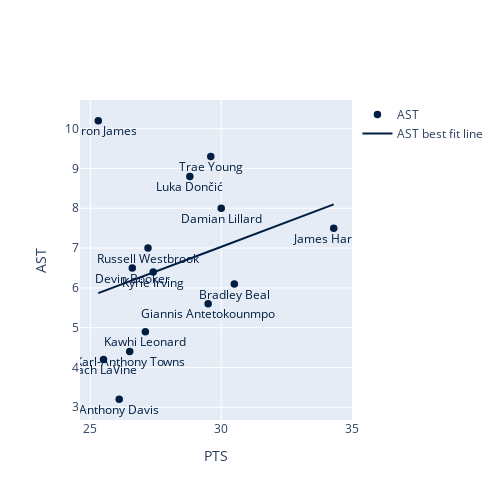

The cell this chart's notebook holds for it:
### Markdown cell above
### Labels (`labels`)

### Code cell
nba.where('PTS', are.above(25)) \
   .scatter('PTS', 'AST',
           labels = 'Player',
           s = 30,
           width = 500,
           height = 500, fit_line = True)

### Figure 1 — Plotly figure (JSON) as saved in the notebook; plotly's stock layout.template omitted (floating-point values rounded to 4 significant figures)
{"data": [{"marker": {"color": "rgb(0,30,66)", "size": 7.5}, "mode": "markers+text", "name": "AST", "text": ["Giannis Antetokounmpo", "Bradley Beal", "Devin Booker", "Anthony Davis", "Luka Dončić", "James Harden", "Kyrie Irving", "LeBron James", "Zach LaVine", "Kawhi Leonard", "Damian Lillard", "Karl-Anthony Towns", "Russell Westbrook", "Trae Young"], "textfont": {"color": "rgb(0,30,66)"}, "textposition": "bottom center", "type": "scatter", "x": [29.5, 30.5, 26.6, 26.1, 28.8, 34.3, 27.4, 25.3, 25.5, 27.1, 30, 26.5, 27.2, 29.6], "y": [5.6, 6.1, 6.5, 3.2, 8.8, 7.5, 6.4, 10.2, 4.2, 4.9, 8, 4.4, 7, 9.3]}, {"hovertemplate": "0.247751535537 * x + -0.400943258263", "marker": {"color": "rgb(0,30,66)"}, "mode": "lines", "name": "AST best fit line", "type": "scatter", "x": [29.5, 30.5, 26.6, 26.1, 28.8, 34.3, 27.4, 25.3, 25.5, 27.1, 30, 26.5, 27.2, 29.6], "y": [6.908, 7.155, 6.189, 6.065, 6.734, 8.097, 6.387, 5.867, 5.917, 6.313, 7.032, 6.164, 6.338, 6.933]}], "layout": {"height": 500, "width": 500, "xaxis": {"autorange": true, "range": [24.59, 35.01], "title": {"text": "PTS"}, "type": "linear"}, "yaxis": {"autorange": true, "range": [2.68, 10.72], "title": {"text": "AST"}, "type": "linear"}}}
